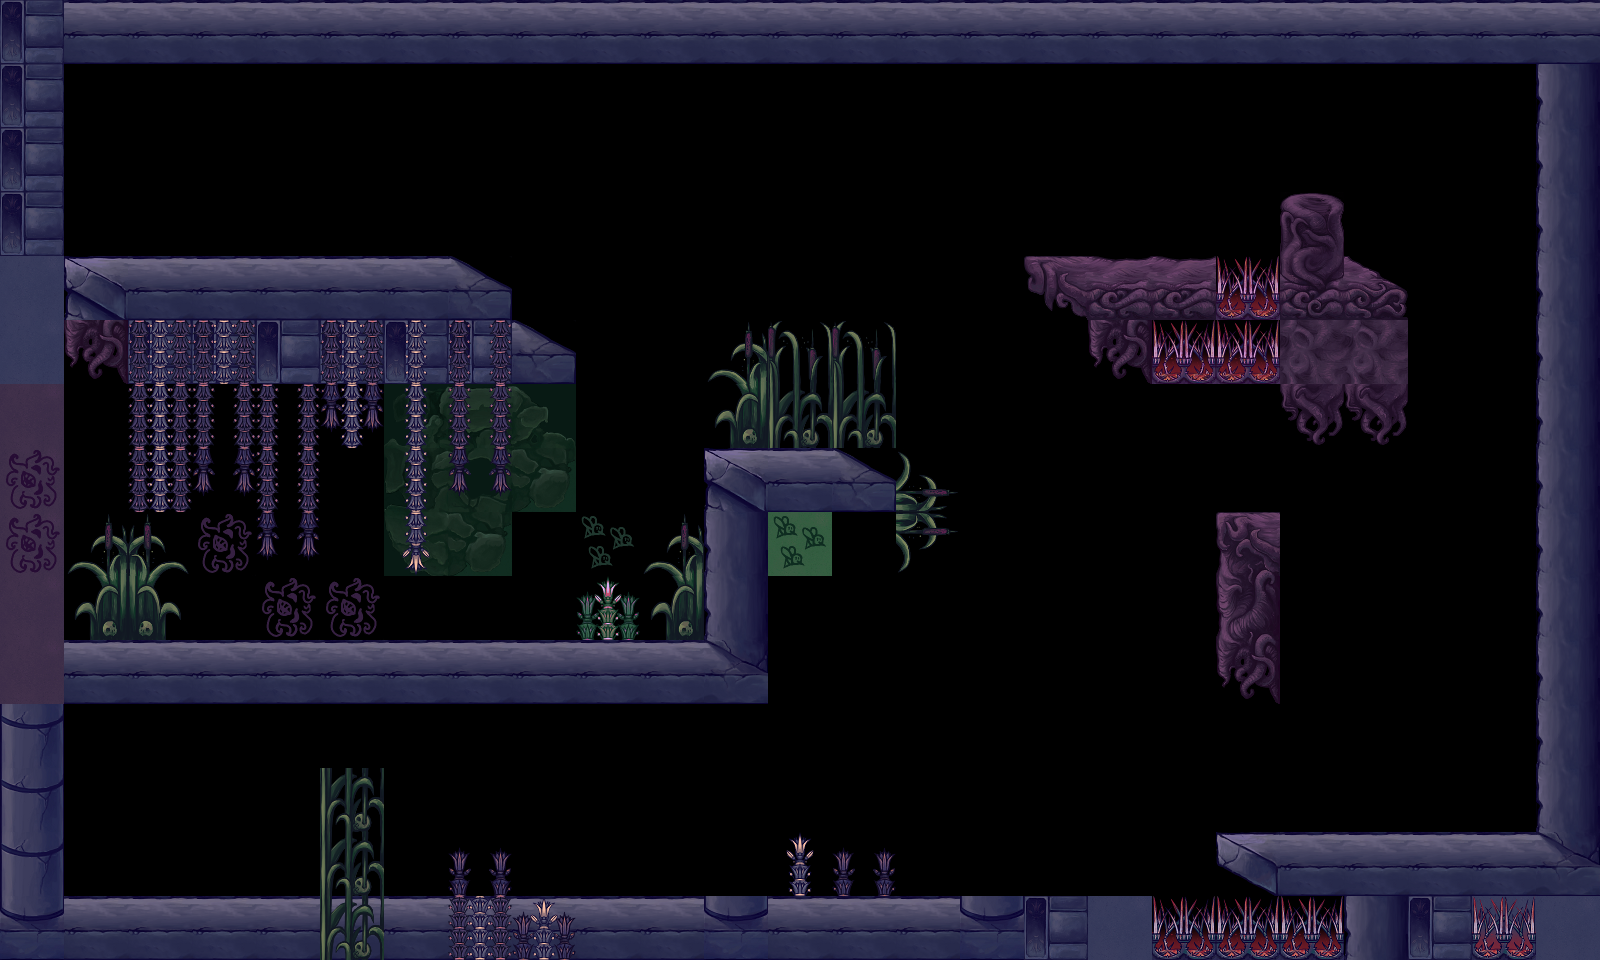

Tiled map render using the project's own tile images. Description and the map definition, with tile-layer contents summarised, below:
An orthogonal 25x15 tile map with 64x64 px tiles, 4 tile layers (bg, walls, decoration behind, decoration front), 1 hidden layer not drawn, 9 tilesets.

<map version="1.0" orientation="orthogonal" renderorder="right-down" width="25" height="15" tilewidth="64" tileheight="64">
 <tileset firstgid="1" name="characters" tilewidth="64" tileheight="64">
  <image source="characters.png" width="384" height="384" />
  <tile id="0">
   <properties>
    <property name="att_1_cooldown" value="30" />
    <property name="att_1_damage" value="10" />
    <property name="att_1_pierce" value="0" />
    <property name="att_1_projectile_amount" value="1" />
    <property name="att_1_projectile_lifetime" value="60" />
    <property name="att_1_projectile_speed" value="7" />
    <property name="att_1_spread_angle" value="15" />
    <property name="att_1_stun" value="30" />
    <property name="max_hp" value="150" />
    <property name="max_x_vel" value="7" />
    <property name="max_y_vel" value="14" />
    <property name="type" value="player" />
   </properties>
  </tile>
  <tile id="2">
   <properties>
    <property name="ai" value="green_1" />
    <property name="att_1_cooldown" value="60" />
    <property name="att_1_damage" value="10" />
    <property name="att_1_pierce" value="1" />
    <property name="att_1_projectile_amount" value="3" />
    <property name="att_1_projectile_lifetime" value="60" />
    <property name="att_1_projectile_speed" value="4" />
    <property name="att_1_spread_angle" value="15" />
    <property name="att_1_stun" value="20" />
    <property name="max_hp" value="100" />
    <property name="max_x_vel" value="4" />
    <property name="max_y_vel" value="0" />
    <property name="type" value="enemy" />
   </properties>
  </tile>
  <tile id="4">
   <properties>
    <property name="ai" value="pink_1" />
    <property name="att_1_cooldown" value="60" />
    <property name="att_1_damage" value="20" />
    <property name="att_1_pierce" value="1" />
    <property name="att_1_projectile_amount" value="1" />
    <property name="att_1_projectile_lifetime" value="15" />
    <property name="att_1_projectile_speed" value="7" />
    <property name="att_1_spread_angle" value="0" />
    <property name="att_1_stun" value="10" />
    <property name="max_hp" value="100" />
    <property name="max_x_vel" value="4" />
    <property name="max_y_vel" value="9" />
    <property name="type" value="enemy" />
   </properties>
  </tile>
  <tile id="12">
   <properties>
    <property name="ai" value="green_2" />
    <property name="att_1_cooldown" value="60" />
    <property name="att_1_damage" value="10" />
    <property name="att_1_pierce" value="1" />
    <property name="att_1_projectile_amount" value="8" />
    <property name="att_1_projectile_lifetime" value="20" />
    <property name="att_1_projectile_speed" value="5" />
    <property name="att_1_spread_angle" value="45" />
    <property name="att_1_stun" value="20" />
    <property name="max_hp" value="50" />
    <property name="max_x_vel" value="0" />
    <property name="max_y_vel" value="0" />
    <property name="no_gravity" value="1" />
    <property name="type" value="enemy" />
   </properties>
  </tile>
  <tile id="14">
   <properties>
    <property name="ai" value="pink_2" />
    <property name="att_1_cooldown" value="60" />
    <property name="att_1_damage" value="10" />
    <property name="att_1_pierce" value="1" />
    <property name="att_1_projectile_amount" value="8" />
    <property name="att_1_projectile_lifetime" value="15" />
    <property name="att_1_projectile_speed" value="7" />
    <property name="att_1_spread_angle" value="45" />
    <property name="att_1_stun" value="20" />
    <property name="max_hp" value="50" />
    <property name="max_x_vel" value="0" />
    <property name="max_y_vel" value="0" />
    <property name="no_gravity" value="1" />
    <property name="type" value="enemy" />
   </properties>
  </tile>
  <tile id="16">
   <properties>
    <property name="ai" value="pink_boss" />
    <property name="att_1_cooldown" value="0" />
    <property name="att_1_damage" value="10" />
    <property name="att_1_pierce" value="1" />
    <property name="att_1_projectile_amount" value="1" />
    <property name="att_1_projectile_lifetime" value="10" />
    <property name="att_1_projectile_speed" value="3" />
    <property name="att_1_spread_angle" value="0" />
    <property name="att_1_stun" value="10" />
    <property name="att_2_cooldown" value="50" />
    <property name="att_2_damage" value="20" />
    <property name="att_2_pierce" value="1" />
    <property name="att_2_projectile_amount" value="1" />
    <property name="att_2_projectile_lifetime" value="25" />
    <property name="att_2_projectile_speed" value="7" />
    <property name="att_2_spread_angle" value="0" />
    <property name="att_2_stun" value="17" />
    <property name="att_3_cooldown" value="90" />
    <property name="att_3_damage" value="2" />
    <property name="att_3_pierce" value="1" />
    <property name="att_3_projectile_amount" value="8" />
    <property name="att_3_projectile_lifetime" value="15" />
    <property name="att_3_projectile_speed" value="6" />
    <property name="att_3_spread_angle" value="45" />
    <property name="att_3_stun" value="10" />
    <property name="max_hp" value="100" />
    <property name="max_x_vel" value="5" />
    <property name="max_y_vel" value="0" />
    <property name="type" value="enemy" />
   </properties>
  </tile>
  <tile id="24">
   <properties>
    <property name="ai" value="pink_3" />
    <property name="att_1_cooldown" value="45" />
    <property name="att_1_damage" value="2" />
    <property name="att_1_pierce" value="1" />
    <property name="att_1_projectile_amount" value="8" />
    <property name="att_1_projectile_lifetime" value="15" />
    <property name="att_1_projectile_speed" value="6" />
    <property name="att_1_spread_angle" value="45" />
    <property name="att_1_stun" value="10" />
    <property name="max_hp" value="100" />
    <property name="max_x_vel" value="2" />
    <property name="max_y_vel" value="0" />
    <property name="type" value="enemy" />
   </properties>
  </tile>
 </tileset>
 <tileset firstgid="37" name="collectibles" tilewidth="64" tileheight="64">
  <image source="collectibles.png" width="256" height="256" />
  <tile id="0">
   <properties>
    <property name="recovery" value="10" />
    <property name="size" value="s" />
    <property name="type" value="heal_potion" />
   </properties>
  </tile>
  <tile id="1">
   <properties>
    <property name="recovery" value="45" />
    <property name="size" value="m" />
    <property name="type" value="heal_potion" />
   </properties>
  </tile>
  <tile id="2">
   <properties>
    <property name="recovery" value="75" />
    <property name="size" value="l" />
    <property name="type" value="heal_potion" />
   </properties>
  </tile>
  <tile id="3">
   <properties>
    <property name="tag" value="add_projectile" />
    <property name="type" value="skill_up" />
   </properties>
  </tile>
  <tile id="4">
   <properties>
    <property name="tag" value="pierce" />
    <property name="type" value="skill_up" />
   </properties>
  </tile>
 </tileset>
 <tileset firstgid="53" name="tileset_neutral_01" tilewidth="64" tileheight="64">
  <properties>
   <property name="type" value="deadly" />
  </properties>
  <image source="tileset_neutral_01.png" width="640" height="640" />
  <tile id="1">
   <properties>
    <property name="type" value="corner" />
   </properties>
  </tile>
  <tile id="2">
   <properties>
    <property name="type" value="corner" />
   </properties>
  </tile>
  <tile id="4">
   <properties>
    <property name="type" value="deadly" />
   </properties>
  </tile>
  <tile id="20">
   <properties>
    <property name="type" value="corner" />
   </properties>
  </tile>
 </tileset>
 <tileset firstgid="153" name="tileset_green_01" tilewidth="64" tileheight="64">
  <image source="tileset_green_01.png" width="640" height="640" />
  <tile id="1">
   <properties>
    <property name="type" value="corner" />
   </properties>
  </tile>
  <tile id="2">
   <properties>
    <property name="type" value="corner" />
   </properties>
  </tile>
  <tile id="4">
   <properties>
    <property name="type" value="deadly" />
   </properties>
  </tile>
  <tile id="5">
   <properties>
    <property name="curse" value="green" />
    <property name="type" value="corner" />
   </properties>
  </tile>
  <tile id="6">
   <properties>
    <property name="curse" value="green" />
    <property name="type" value="corner" />
   </properties>
  </tile>
  <tile id="7">
   <properties>
    <property name="curse" value="green" />
   </properties>
  </tile>
  <tile id="14">
   <properties>
    <property name="curse" value="green" />
   </properties>
  </tile>
  <tile id="15">
   <properties>
    <property name="curse" value="green" />
   </properties>
  </tile>
  <tile id="16">
   <properties>
    <property name="curse" value="green" />
   </properties>
  </tile>
  <tile id="17">
   <properties>
    <property name="curse" value="green" />
   </properties>
  </tile>
  <tile id="20">
   <properties>
    <property name="type" value="corner" />
   </properties>
  </tile>
  <tile id="24">
   <properties>
    <property name="curse" value="green" />
    <property name="type" value="corner" />
   </properties>
  </tile>
  <tile id="25">
   <properties>
    <property name="curse" value="green" />
   </properties>
  </tile>
  <tile id="26">
   <properties>
    <property name="curse" value="green" />
   </properties>
  </tile>
  <tile id="27">
   <properties>
    <property name="curse" value="green" />
   </properties>
  </tile>
  <tile id="37">
   <properties>
    <property name="curse" value="green" />
   </properties>
  </tile>
 </tileset>
 <tileset firstgid="253" name="tileset_green_02" tilewidth="64" tileheight="64">
  <image source="tileset_green_02.png" width="640" height="640" />
 </tileset>
 <tileset firstgid="353" name="tileset_pink_01" tilewidth="64" tileheight="64">
  <image source="tileset_pink_01.png" width="640" height="640" />
  <tile id="1">
   <properties>
    <property name="type" value="corner" />
   </properties>
  </tile>
  <tile id="2">
   <properties>
    <property name="type" value="corner" />
   </properties>
  </tile>
  <tile id="4">
   <properties>
    <property name="type" value="deadly" />
   </properties>
  </tile>
  <tile id="5">
   <properties>
    <property name="curse" value="pink" />
    <property name="type" value="corner" />
   </properties>
  </tile>
  <tile id="6">
   <properties>
    <property name="curse" value="pink" />
    <property name="type" value="corner" />
   </properties>
  </tile>
  <tile id="7">
   <properties>
    <property name="curse" value="pink" />
   </properties>
  </tile>
  <tile id="14">
   <properties>
    <property name="curse" value="pink" />
   </properties>
  </tile>
  <tile id="20">
   <properties>
    <property name="type" value="corner" />
   </properties>
  </tile>
  <tile id="24">
   <properties>
    <property name="curse" value="pink" />
    <property name="type" value="corner" />
   </properties>
  </tile>
  <tile id="25">
   <properties>
    <property name="curse" value="pink" />
   </properties>
  </tile>
 </tileset>
 <tileset firstgid="453" name="tileset_pink_02" tilewidth="64" tileheight="64">
  <image source="tileset_pink_02.png" width="640" height="640" />
 </tileset>
 <tileset firstgid="553" name="portals" tilewidth="64" tileheight="64">
  <image source="portals.png" width="1024" height="436" />
  <tile id="0">
   <properties>
    <property name="setting" value="neutral" />
    <property name="type" value="portal" />
    <property name="x" value="2" />
    <property name="y" value="2" />
   </properties>
  </tile>
  <tile id="4">
   <properties>
    <property name="setting" value="pink" />
    <property name="type" value="portal" />
    <property name="x" value="2" />
    <property name="y" value="2" />
   </properties>
  </tile>
  <tile id="8">
   <properties>
    <property name="setting" value="green" />
    <property name="type" value="portal" />
    <property name="x" value="2" />
    <property name="y" value="2" />
   </properties>
  </tile>
 </tileset>
 <tileset firstgid="649" name="tileset_special_01" tilewidth="64" tileheight="64">
  <image source="tileset_special_01.png" width="1024" height="1024" />
 </tileset>
 <layer name="bg" width="25" height="15">
  <data>[375 cells, 8 non-empty, 7 distinct tile ids]</data>
 </layer>
 <layer name="walls" width="25" height="15">
  <data>[375 cells, 130 non-empty, 24 distinct tile ids]</data>
 </layer>
 <layer name="decoration behind" width="25" height="15">
  <data>[375 cells, 31 non-empty, 17 distinct tile ids]</data>
 </layer>
 <layer name="decoration front" width="25" height="15">
  <data>[375 cells, 25 non-empty, 9 distinct tile ids]</data>
 </layer>
 <layer name="characters" width="25" height="15" visible="0">
  <data>[375 cells, 54 non-empty, 54 distinct tile ids]</data>
 </layer>
</map>
